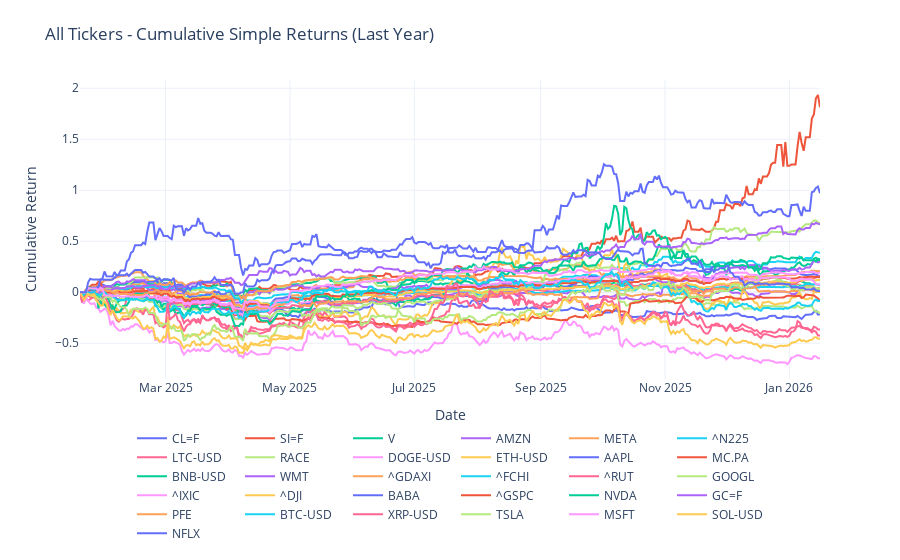

The notebook cell saved with this chart:
### Code cell
# plot cumprod_simple
fig = go.Figure()
for column in cumprod_simple.columns:
    fig.add_trace(
        go.Scatter(
            x=cumprod_simple.index,
            y=cumprod_simple[column],
            mode="lines",
            name=column,
        )
    )

fig.update_layout(
    title="All Tickers - Cumulative Simple Returns (Last Year)",
    xaxis_title="Date",
    yaxis_title="Cumulative Return",
    legend=dict(orientation="h", yanchor="top", y=-0.15, xanchor="center", x=0.5),
    template="plotly_white",
    margin=dict(t=80, b=120),
)
fig.show()

### Figure 1 — Plotly figure (JSON) as saved in the notebook; plotly's stock layout.template omitted (floating-point values rounded to 4 significant figures; data arrays with more than 128 entries replaced by an {"elided": "..."} marker saying what was removed)
{"data": [{"mode": "lines", "name": "CL=F", "type": "scatter", "x": {"elided": "364 str values"}, "y": {"elided": "364 float values"}}, {"mode": "lines", "name": "SI=F", "type": "scatter", "x": {"elided": "364 str values"}, "y": {"elided": "364 float values"}}, {"mode": "lines", "name": "V", "type": "scatter", "x": {"elided": "364 str values"}, "y": {"elided": "364 float values"}}, {"mode": "lines", "name": "AMZN", "type": "scatter", "x": {"elided": "364 str values"}, "y": {"elided": "364 float values"}}, {"mode": "lines", "name": "META", "type": "scatter", "x": {"elided": "364 str values"}, "y": {"elided": "364 float values"}}, {"mode": "lines", "name": "^N225", "type": "scatter", "x": {"elided": "364 str values"}, "y": {"elided": "364 float values"}}, {"mode": "lines", "name": "LTC-USD", "type": "scatter", "x": {"elided": "364 str values"}, "y": {"elided": "364 float values"}}, {"mode": "lines", "name": "RACE", "type": "scatter", "x": {"elided": "364 str values"}, "y": {"elided": "364 float values"}}, {"mode": "lines", "name": "DOGE-USD", "type": "scatter", "x": {"elided": "364 str values"}, "y": {"elided": "364 float values"}}, {"mode": "lines", "name": "ETH-USD", "type": "scatter", "x": {"elided": "364 str values"}, "y": {"elided": "364 float values"}}, {"mode": "lines", "name": "AAPL", "type": "scatter", "x": {"elided": "364 str values"}, "y": {"elided": "364 float values"}}, {"mode": "lines", "name": "MC.PA", "type": "scatter", "x": {"elided": "364 str values"}, "y": {"elided": "364 float values"}}, {"mode": "lines", "name": "BNB-USD", "type": "scatter", "x": {"elided": "364 str values"}, "y": {"elided": "364 float values"}}, {"mode": "lines", "name": "WMT", "type": "scatter", "x": {"elided": "364 str values"}, "y": {"elided": "364 float values"}}, {"mode": "lines", "name": "^GDAXI", "type": "scatter", "x": {"elided": "364 str values"}, "y": {"elided": "364 float values"}}, {"mode": "lines", "name": "^FCHI", "type": "scatter", "x": {"elided": "364 str values"}, "y": {"elided": "364 float values"}}, {"mode": "lines", "name": "^RUT", "type": "scatter", "x": {"elided": "364 str values"}, "y": {"elided": "364 float values"}}, {"mode": "lines", "name": "GOOGL", "type": "scatter", "x": {"elided": "364 str values"}, "y": {"elided": "364 float values"}}, {"mode": "lines", "name": "^IXIC", "type": "scatter", "x": {"elided": "364 str values"}, "y": {"elided": "364 float values"}}, {"mode": "lines", "name": "^DJI", "type": "scatter", "x": {"elided": "364 str values"}, "y": {"elided": "364 float values"}}, {"mode": "lines", "name": "BABA", "type": "scatter", "x": {"elided": "364 str values"}, "y": {"elided": "364 float values"}}, {"mode": "lines", "name": "^GSPC", "type": "scatter", "x": {"elided": "364 str values"}, "y": {"elided": "364 float values"}}, {"mode": "lines", "name": "NVDA", "type": "scatter", "x": {"elided": "364 str values"}, "y": {"elided": "364 float values"}}, {"mode": "lines", "name": "GC=F", "type": "scatter", "x": {"elided": "364 str values"}, "y": {"elided": "364 float values"}}, {"mode": "lines", "name": "PFE", "type": "scatter", "x": {"elided": "364 str values"}, "y": {"elided": "364 float values"}}, {"mode": "lines", "name": "BTC-USD", "type": "scatter", "x": {"elided": "364 str values"}, "y": {"elided": "364 float values"}}, {"mode": "lines", "name": "XRP-USD", "type": "scatter", "x": {"elided": "364 str values"}, "y": {"elided": "364 float values"}}, {"mode": "lines", "name": "TSLA", "type": "scatter", "x": {"elided": "364 str values"}, "y": {"elided": "364 float values"}}, {"mode": "lines", "name": "MSFT", "type": "scatter", "x": {"elided": "364 str values"}, "y": {"elided": "364 float values"}}, {"mode": "lines", "name": "SOL-USD", "type": "scatter", "x": {"elided": "364 str values"}, "y": {"elided": "364 float values"}}, {"mode": "lines", "name": "NFLX", "type": "scatter", "x": {"elided": "364 str values"}, "y": {"elided": "364 float values"}}], "layout": {"legend": {"orientation": "h", "x": 0.5, "xanchor": "center", "y": -0.15, "yanchor": "top"}, "margin": {"b": 120, "t": 80}, "title": {"text": "All Tickers - Cumulative Simple Returns (Last Year)"}, "xaxis": {"title": {"text": "Date"}}, "yaxis": {"title": {"text": "Cumulative Return"}}}}
